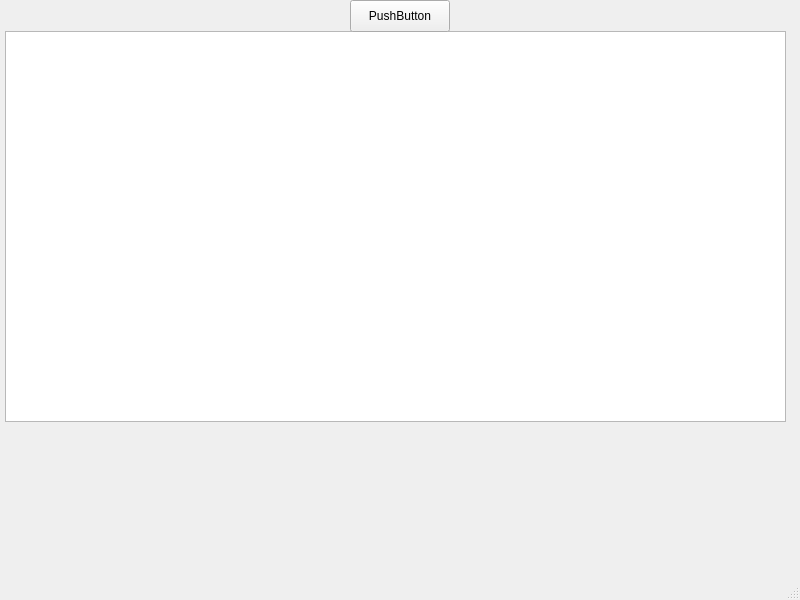
<?xml version="1.0" encoding="UTF-8"?>
<ui version="4.0">
 <class>MainWindow</class>
 <widget class="QMainWindow" name="MainWindow">
  <property name="geometry">
   <rect>
    <x>0</x>
    <y>0</y>
    <width>800</width>
    <height>600</height>
   </rect>
  </property>
  <property name="windowTitle">
   <string>MainWindow</string>
  </property>
  <widget class="QWidget" name="centralwidget">
   <widget class="QTableWidget" name="tableWidget">
    <property name="geometry">
     <rect>
      <x>5</x>
      <y>31</y>
      <width>781</width>
      <height>391</height>
     </rect>
    </property>
   </widget>
   <widget class="QPushButton" name="addTransaction">
    <property name="geometry">
     <rect>
      <x>350</x>
      <y>0</y>
      <width>100</width>
      <height>32</height>
     </rect>
    </property>
    <property name="text">
     <string>PushButton</string>
    </property>
   </widget>
  </widget>
  <widget class="QMenuBar" name="menubar">
   <property name="geometry">
    <rect>
     <x>0</x>
     <y>0</y>
     <width>800</width>
     <height>24</height>
    </rect>
   </property>
  </widget>
  <widget class="QStatusBar" name="statusbar"/>
 </widget>
 <resources/>
 <connections/>
</ui>
